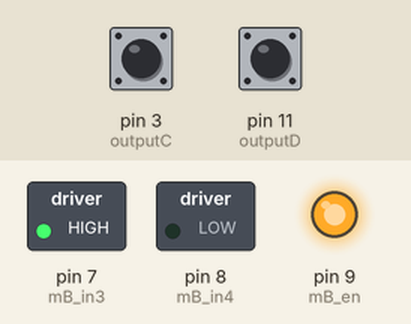
Bench run of a sketch on a simulated Arduino Uno, built with avr-gcc and run on an emulated ATmega328P. On the bench: switched loads named in the sketch (green lamp = pin HIGH), output pins drawn as LEDs (lit = HIGH). The inputs (shaded band) are chosen by the test bench; at power-on: pin 3 (outputC) HIGH, pin 11 (outputD) HIGH. What the sketch prints to the serial monitor is not drawn.

Above: at 1.2 s.
1.3 s: pin 3 (outputC) pulsed LOW 5 times (0.12 s each, 0.3 s apart)
Timing chart, 0 to 4.3 s (numbered marks = the images above; inputs shaded):
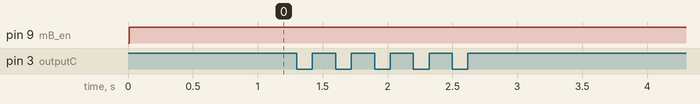

Measured:
- after the input at 1.3 s, every drawn part: stays the same

The sketch:

small_with_pid.ino
```cpp
#define outputC 3
#define outputD 11

const int mB_in3 = 7;
const int mB_in4 = 8;
const int mB_en = 9;

// Define constants for pulses per revolution (PPR) and gear ratio (GR)
const float PPR_m2 = 5.861 ;  // Pulses per revolution of the encoder
const float GR_m2 = 250; // Gear ratio
// Declare variables

int aLastState_m2;       // Previous state of channel A
int position_m2 = 0;  // Encoder position for motor 2
float targetDegrees = 30;
float currentDegrees = 0.0;

volatile long counter = 0;
int aLastState;


const float dt = 0.01;     // PID 用的固定采样周期 = 10ms
const unsigned long dt_ms = 10;
unsigned long lastTime = 0;


// PID
float Kp_m2 = 8.5;
float Ki_m2 = 0.85;
float Kd_m2 = 0.4;


float error      = 0.0;
float errorPrev  = 0.0;
float errorSum   = 0.0;
float errorDiff  = 0.0;
float u          = 0.0;

void setup() {
  // Setup pin modes for the encoder pins
  pinMode(outputC, INPUT_PULLUP);
  pinMode(outputD, INPUT_PULLUP);

  pinMode(mB_in3, OUTPUT);
  pinMode(mB_in4, OUTPUT);
  pinMode(mB_en, OUTPUT);

  // Start serial communication at 9600 baud
  Serial.begin(9600);
  // Read the initial state of channel A
  aLastState = digitalRead(outputC);
  // Attach an interrupt to detect changes on channel A
  attachInterrupt(digitalPinToInterrupt(outputC), updateEncoder, CHANGE);


  digitalWrite(mB_in3, HIGH);
  digitalWrite(mB_in4, LOW);
  analogWrite(mB_en, 0);

  lastTime = millis();

}
void loop() {
  unsigned long now = millis();

  if (now - lastTime >= dt_ms) {
    lastTime += dt_ms;
    long counts;
    noInterrupts();
    counts = counter;
    interrupts();


  currentDegrees = ( (float)position_m2 * 360.0 ) / (PPR_m2 * GR_m2);
  // Transform position to degrees for motor 2
  // INSERT CODE HERE
  // Print the encoder position in degrees
  if (currentDegrees > 360.0 || currentDegrees < -360.0) {
      noInterrupts();
      counter = 0;
      counts = 0;
      interrupts();
      currentDegrees = 0.0;
    }

    error     = targetDegrees - currentDegrees;
    errorDiff = (error - errorPrev) / dt;
    errorSum += error;

    // 5. PID 控制律
    u = error * Kp_m2 + errorDiff * Kd_m2 + errorSum * Ki_m2 * dt;

    if (u > 255)  u = 255;
    if (u < -255) u = -255;

    // 小死区：误差很小就认为到位，停住，防止抖动
    if (fabs(error) < 0.5) { //死区可改。0.5
      u = 0;
      errorSum = 0;
    }
    if (u >= 0) {
      // 正方向
      digitalWrite(mB_in3, HIGH);
      digitalWrite(mB_in4, LOW);
      analogWrite(mB_en, (int)round(u));
    } else {
      // 反方向
      digitalWrite(mB_in3, LOW);
      digitalWrite(mB_in4, HIGH);
      analogWrite(mB_en, (int)round(-u));
    }
    errorPrev = error;

    // 9. 输出给 Serial Plotter：当前角度 & 目标角度
    // 在 Tools → Serial Plotter 里即可看到两条曲线
    Serial.print(currentDegrees);
    Serial.print(" ");
    Serial.println(targetDegrees);
  }
}


  // Check if the degree value is outside the range {-360, 360} and reset the position if it exceeds 360 degrees or drops below -360 degre


// Interrupt Service Routine (ISR) - This function is called whenever channel A changes state
void updateEncoder() {
  int aState = digitalRead(outputC);  // Read current state of channel A
  int bState = digitalRead(outputD);  // Read current state of channel B
  // If the state of channel A has changed
  if (aState != aLastState) {
    // Check the direction of rotation by comparing A and B
    if (aState != bState) {
      counter--;  // Clockwise rotation
    } else {
      counter++;  // Counterclockwise rotation
    }
    position_m2 = counter;
    // Update position for motor 2 based on encoder count
  }
  // Update the last known state of channel A
  aLastState = aState;
}
```
